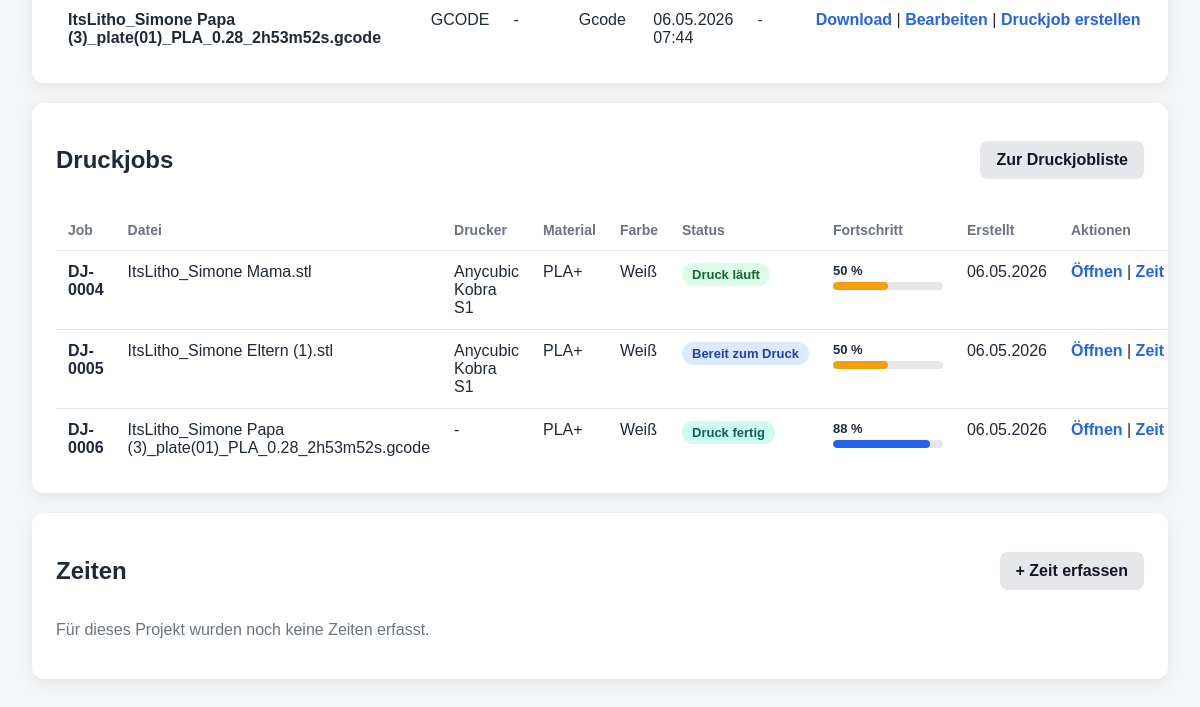
Page /projects/3 (lower part) on the earlier database version.
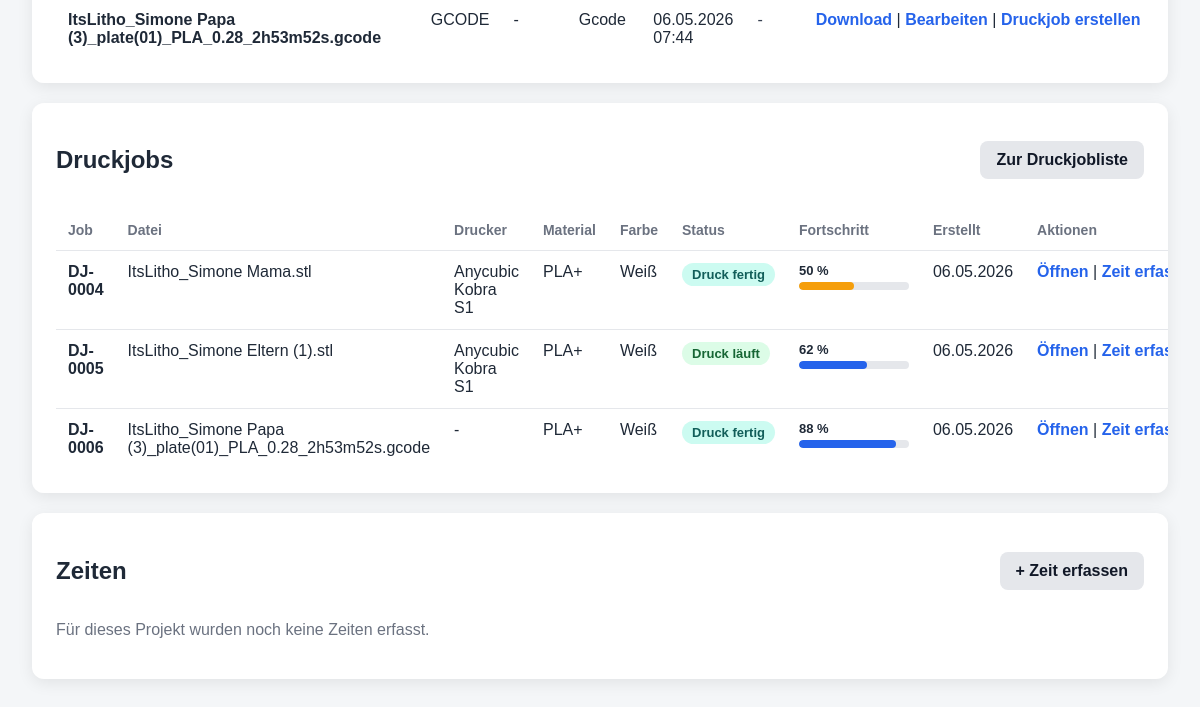
Same page on the later database version.
### app/models.py (models this page shows)
class PrintJob(Base):
    __tablename__ = "print_jobs"
    id = Column(Integer, primary_key=True, index=True)
    project_id = Column(Integer, ForeignKey("projects.id"), nullable=False)
    file_id = Column(Integer, ForeignKey("project_files.id"), nullable=True)
    printer_name = Column(String, nullable=True)
    material = Column(String, nullable=True)
    color = Column(String, nullable=True)
    planned_print_time = Column(String, nullable=True)
    planned_weight_grams = Column(Integer, nullable=True)
    status = Column(String, default="Bereit zum Druck")
    notes = Column(Text, nullable=True)
    created_at = Column(DateTime, default=datetime.utcnow)
    project = relationship("Project", back_populates="print_jobs")
    file = relationship("ProjectFile", back_populates="print_jobs")
    time_entries = relationship(
        "TimeEntry",
        back_populates="print_job"
    )
    checklist = relationship(
        "PrintJobChecklist",
        back_populates="print_job",
        uselist=False,
        cascade="all, delete-orphan"
    )

class PrintJobChecklist(Base):
    __tablename__ = "print_job_checklists"
    id = Column(Integer, primary_key=True, index=True)
    print_job_id = Column(Integer, ForeignKey("print_jobs.id"), nullable=False, unique=True)
    file_checked = Column(Boolean, default=False)
    slicer_checked = Column(Boolean, default=False)
    material_ready = Column(Boolean, default=False)
    bed_cleaned = Column(Boolean, default=False)
    first_layer_checked = Column(Boolean, default=False)
    print_finished_checked = Column(Boolean, default=False)
    post_processing_done = Column(Boolean, default=False)
    packed = Column(Boolean, default=False)
    updated_at = Column(DateTime, default=datetime.utcnow)
    print_job = relationship("PrintJob", back_populates="checklist")

class ProjectFile(Base):
    __tablename__ = "project_files"
    id = Column(Integer, primary_key=True, index=True)
    project_id = Column(Integer, ForeignKey("projects.id"), nullable=False)
    original_filename = Column(String, nullable=False)
    stored_filename = Column(String, nullable=False)
    file_path = Column(String, nullable=False)
    file_type = Column(String, nullable=True)
    version = Column(String, nullable=True)
    note = Column(Text, nullable=True)
    uploaded_at = Column(DateTime, default=datetime.utcnow)
    project = relationship("Project", back_populates="files")
    print_jobs = relationship(
        "PrintJob",
        back_populates="file"
    )

### app/routes/projects.py (the view)
@router.get("/{project_id}")
def project_detail(
    project_id: int,
    request: Request,
    db: Session = Depends(get_db)
):
    project = db.query(Project).filter(Project.id == project_id).first()
    if not project:
        return templates.TemplateResponse(
            request=request,
            name="not_found.html",
            context={
                "title": "Nicht gefunden",
                "message": "Projekt wurde nicht gefunden."
            },
            status_code=404
        )
    return templates.TemplateResponse(
        request=request,
        name="project_detail.html",
        context={
            "title": project.name,
            "project": project
        }
    )

### app/templates/project_detail.html (shortened to what the changed rows need)
{% extends "base.html" %}
{% block content %}
<div class="page-card mt">
    <div class="section-header">
        <h2>Druckjobs</h2>
    </div>
    {% if project.print_jobs %}
    <table>
        <thead>
            <tr>
                <th>Job</th>
                <th>Datei</th>
                <th>Drucker</th>
                <th>Material</th>
                <th>Farbe</th>
                <th>Status</th>
                <th>Fortschritt</th>
                <th>Erstellt</th>
                <th>Aktionen</th>
            </tr>
        </thead>
        <tbody>
            {% for job in project.print_jobs %}
            <tr>
                <td><strong>DJ-{{ "%04d"|format(job.id) }}</strong></td>
                <td>
                    {% if job.file %}
                        {{ job.file.original_filename }}
                    {% else %}
                        -
                    {% endif %}
                </td>
                <td>{{ job.printer_name or "-" }}</td>
                <td>{{ job.material or "-" }}</td>
                <td>{{ job.color or "-" }}</td>
                <td>
                    <span class="status-pill {{ status_class(job.status) }}">
                        {{ job.status }}
                    </span>
                </td>
                <td>
                    <div class="mini-progress-text">
                        {{ checklist_progress(job) }} %
                    </div>
                    <div class="mini-progress-wrap">
                        <div class="mini-progress-bar {{ checklist_progress_class(job) }}" style="width: {{ checklist_progress(job) }}%;"></div>
                    </div>
                </td>
                <td>{{ job.created_at.strftime("%d.%m.%Y") }}</td>
                <td class="actions-cell">
                    <a class="link-btn" href="/jobs/{{ job.id }}">Öffnen</a>
                    |
                    <a class="link-btn" href="/time/new?project_id={{ project.id }}&job_id={{ job.id }}">Zeit erfassen</a>
                </td>
            </tr>
            {% endfor %}
        </tbody>
    </table>
    {% else %}
    <p class="muted">Für dieses Projekt gibt es noch keine Druckjobs.</p>
    {% endif %}
</div>
<div class="page-card mt">
    <div class="section-header">
        <h2>Zeiten</h2>
    </div>
</div>
{% endblock %}

Differences in the rows shown:
changed PrintJob "ItsLitho_Simone Mama.stl": status "Druck läuft" → "Druck fertig"
changed PrintJob "ItsLitho_Simone Eltern (1).stl": status "Bereit zum Druck" → "Druck läuft"
changed PrintJobChecklist (number 2 of 3 on the later page): file_checked+slicer_checked+material_ready "50" → "62"; first_layer_checked False → True (drawn)
